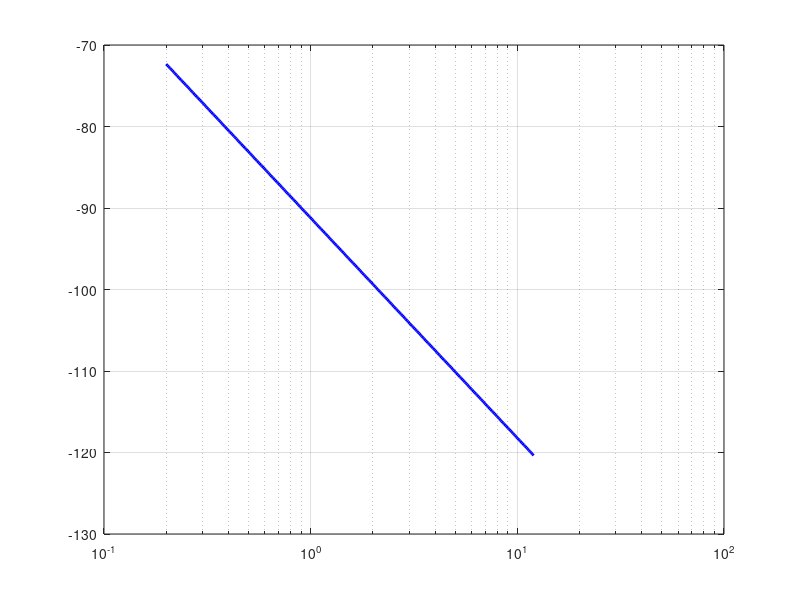

Here is the MATLAB script that generated this plot: (Note: this script raises an error after producing the figure.)
clear; clc; close all;

%% -------------------------
% Baseline link parameters
%% -------------------------
c = 3e8;
f = 868e6; % Hz
lambda = c/f;
D = 4000; % m (link length)
Ptx = 14; % dBm
Gtx = 2; Grx = 2; % dBi
Lcable = 1; % dB (cable+connectors)
Srx = -120; % dBm 
fadeMargin = 10; % dB (safety margin)
htx = 20; hrx = 2; % m (gateway, sensor)
n = 2.7; % environment exponent
xObs = 0.5*D; % obstacle position
hObsAboveLOS = 3; % m above LOS line
clearRatio = 0.60; % 60% Fresnel clearance rule

%% -------------------------
% Helper formulas
%% -------------------------
FSPL = @(fHz, d) (20*log10(fHz) + 20*log10(d) - 147.55); 
PLlog = @(PL0, d, d0, n) (PL0 + 10*n*log10(d./d0)); 
EIRP = @(Ptx, Gtx, Lc) (Ptx + Gtx - Lc); 
PrxFun = @(EIRP, Grx, PL, m) (EIRP + Grx - PL - m); 
FresnelR = @(lambda, x, D) sqrt((lambda .* x .* (D-x)) ./ D);

%% -------------------------
% Distance sweep for plots
%% -------------------------
d = logspace(log10(200), log10(12000), 300); 
dkm = d/1000;
d0 = 100; 
PL0 = FSPL(f, d0); 

% Baseline Calculation
PL = PLlog(PL0, d, d0, n);
Prx = PrxFun(EIRP(Ptx,Gtx,Lcable), Grx, PL, fadeMargin);

%% -------------------------
% Plot setup
%% -------------------------
figure('Name','RF Planning Studio');
semilogx(dkm, Prx, 'b', 'LineWidth', 2); grid on; hold on;
yline(Srx, '--r', 'Sensitivity', 'LineWidth', 1.5);
xlabel('Distance (km)');
ylabel('Received power (dBm)');
title('RF Planning Studio Results');

%% =========================================================
% EXPERIMENTS (These now have access to all baseline variables)
%% =========================================================

%% (1) Increase gateway height by +5 m
htx_1 = htx + 5;
maxLOS_1 = 3.57*(sqrt(htx_1) + sqrt(hrx)); 
fprintf('\n(1) Height +5m => Max LOS: %.1f km\n', maxLOS_1);

%% (2) Increase antenna gains to 5 dBi
Gtx_2 = 5; Grx_2 = 5;
Prx_2 = PrxFun(EIRP(Ptx,Gtx_2,Lcable), Grx_2, PL, fadeMargin);
semilogx(dkm, Prx_2, 'g', 'LineWidth', 2); 
fprintf('(2) Gains to 5 dBi => Green curve added\n');

%% (3) Change environment exponent n
n_3 = 3.5; 
PL_3 = PLlog(PL0, d, d0, n_3);
Prx_3 = PrxFun(EIRP(Ptx,Gtx,Lcable), Grx, PL_3, fadeMargin);
semilogx(dkm, Prx_3, 'm', 'LineWidth', 2); 
fprintf('(3) Exponent n=%.1f => Magenta curve added\n', n_3);

%% (4) Move gateway location (Fresnel Study)
xObs_4 = 0.3*D; 
rF_4 = FresnelR(lambda, xObs_4, D);
req_4 = clearRatio * rF_4;
fresnelOK_4 = (hObsAboveLOS < req_4);
if fresnelOK_4; status = 'PASS'; else; status = 'FAIL'; end
fprintf('(4) Obstacle at 30%% => r=%.2f m, 60%%=%.2f m => %s\n', rF_4, req_4, status);

legend('Baseline','Sensitivity','Gain=5 dBi','n=3.5','Location','best');
